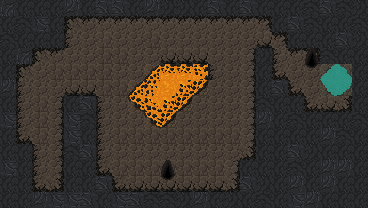

Below is a game level as drawn by its tile map, then a one-line description and the .tmx file that defines it, in full:
An orthogonal 23x13 tile map with 16x16 px tiles, 2 tile layers (Tile Layer 1, Tile Layer 2), 3 tilesets and 5 objects (player_spawn, pickaxe, rock, level_exit, slime_monster).

<map version="1.10" tiledversion="1.10.2" orientation="orthogonal" renderorder="right-down" width="23" height="13" tilewidth="16" tileheight="16" infinite="0" nextlayerid="6" nextobjectid="19">
 <tileset firstgid="1" source="Dungeon_Tileset_v2.tsx" />
 <tileset firstgid="101" source="cave_crawler.tsx" />
 <tileset firstgid="326" source="cave_crawler_v2.tsx" />
 <layer id="1" name="Tile Layer 1" width="23" height="13">
  <data encoding="csv">
1610613157,420,420,420,2684354981,420,421,421,420,2684354981,3221225892,3221225892,420,421,420,421,420,420,420,2684354980,3221225892,2684354980,3221225892,
420,2684354980,3221225893,420,407,404,387,386,386,386,386,386,386,386,386,386,386,420,421,2684354980,420,420,2684354980,
2684354980,420,420,420,402,161,387,161,161,162,161,161,161,386,386,386,386,386,420,420,420,420,3221225892,
420,1610613157,407,404,161,161,162,162,161,161,403,403,403,386,386,386,420,386,386,2684354967,2684354980,420,420,
420,407,161,162,162,162,162,161,161,371,371,371,371,402,386,386,420,386,386,386,392,392,420,
2684354981,402,161,161,403,403,162,162,371,371,371,371,371,386,386,386,420,420,386,386,392,392,420,
420,402,162,401,420,421,402,161,371,371,371,371,386,386,386,386,420,420,420,386,386,386,420,
3221225893,402,387,401,3221225893,2684354980,402,161,386,371,371,386,386,386,386,386,420,420,420,420,420,420,2684354980,
420,1610613143,387,401,3221225893,420,402,162,162,162,162,162,162,162,162,386,420,420,420,420,420,420,420,
420,420,402,401,2684354980,421,402,161,161,161,161,161,161,161,161,386,420,420,420,420,420,420,420,
3221225893,420,402,401,420,420,1610613143,162,162,162,162,162,162,162,162,420,420,420,420,420,2684354981,2684354981,420,
420,420,1610613143,3221225879,420,420,421,1610613143,403,403,403,403,403,403,403,420,420,420,420,420,2684354981,420,420,
420,420,2684354981,3221225893,3221225893,421,420,3221225893,421,2684354980,2684354980,3221225892,2684354981,420,3221225892,420,2684354980,420,3221225893,2684354981,420,420,420
</data>
 </layer>
 <layer id="5" name="Tile Layer 2" width="23" height="13">
  <data encoding="csv">
0,0,0,0,0,0,0,0,0,0,0,0,0,0,0,0,0,0,0,0,421,0,0,
0,0,0,0,0,0,404,404,404,404,404,404,404,404,404,404,2684354967,0,0,0,0,0,0,
0,0,0,0,0,0,387,0,0,0,0,0,0,0,0,0,403,2684354967,0,0,0,421,0,
0,0,0,0,0,0,0,0,0,0,0,0,0,0,0,401,3221225892,402,404,391,0,0,0,
0,0,0,0,0,0,0,0,0,416,327,327,328,0,0,401,0,1610613143,0,406,418,419,0,
0,0,0,0,0,0,0,0,416,326,0,358,432,0,0,401,0,421,1610613143,0,433,434,0,
0,0,0,0,0,0,0,0,431,356,358,432,0,0,0,401,2684354980,0,0,1610613143,403,3221225879,0,
0,0,0,0,0,0,0,0,0,431,432,0,0,0,0,401,2684354981,0,2684354980,0,0,0,0,
0,0,0,0,0,0,0,0,0,0,0,0,0,0,0,401,0,0,0,0,2684354981,2684354980,0,
0,0,0,0,0,0,0,0,0,0,0,0,0,0,0,3221225879,0,0,421,3221225892,0,0,0,
0,0,0,0,0,0,0,0,0,0,391,0,0,0,401,0,0,0,2684354980,0,0,0,0,
0,0,0,0,0,0,0,0,0,0,406,0,0,0,3221225879,421,3221225892,0,2684354981,0,0,0,0,
0,0,0,0,0,0,0,0,0,0,0,0,0,0,0,0,0,0,0,0,0,0,0
</data>
 </layer>
 <objectgroup id="4" name="Object Layer 1">
  <object id="13" name="player_spawn" x="169.07" y="168.337">
   <point />
  </object>
  <object id="15" name="pickaxe" x="47.7567" y="178.27">
   <point />
  </object>
  <object id="16" name="rock" x="273.195" y="45.2809">
   <point />
  </object>
  <object id="17" name="level_exit" x="312.8" y="58.3367">
   <point />
  </object>
  <object id="18" name="slime_monster" x="49.082" y="147.632">
   <point />
  </object>
 </objectgroup>
</map>
